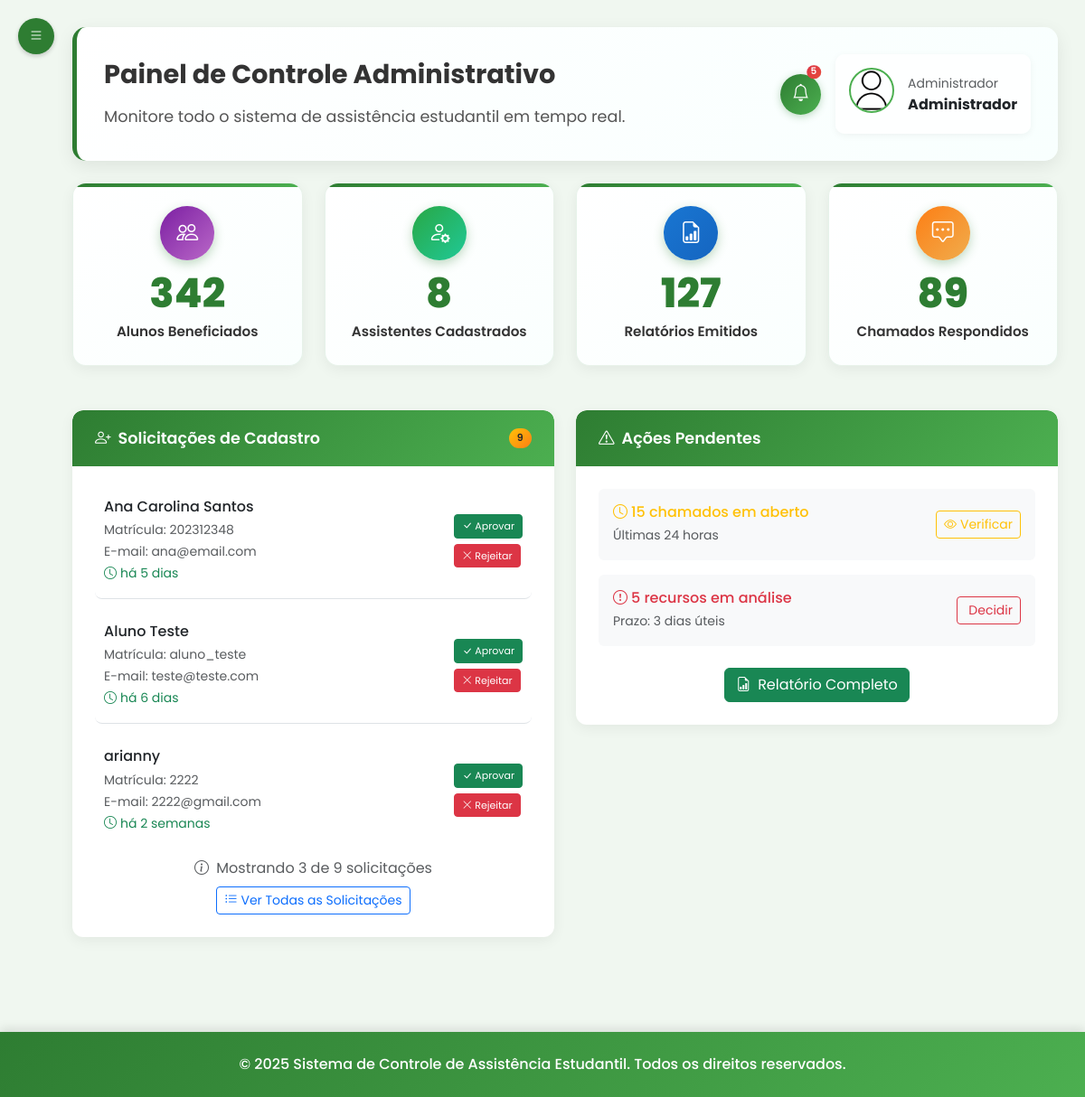
Page /admin/inicio (signed in) on the committed database.
### tables this page shows
CREATE TABLE usuario (
id_usuario INTEGER PRIMARY KEY AUTOINCREMENT,
nome TEXT NOT NULL,
matricula TEXT UNIQUE NOT NULL,
email TEXT NOT NULL UNIQUE,
senha TEXT NOT NULL,
perfil TEXT NOT NULL DEFAULT 'aluno',
foto TEXT,
token_redefinicao TEXT,
data_token TIMESTAMP,
data_cadastro TIMESTAMP DEFAULT CURRENT_TIMESTAMP
);

### routes/admin/perfiladmin_routes.py (the view)
@router.get("/inicio")
@requer_autenticacao("admin")
async def get_perfil(request: Request, usuario_logado: dict = None):
    admin = usuario_repo.obter_usuario_por_matricula(usuario_logado['matricula'])
    possiveis_alunos_raw = aluno_repo.obter_possiveis_alunos()
    possiveis_alunos = []
    for usuario in possiveis_alunos_raw[:3]:  # Mostrar apenas os 3 mais recentes
        usuario_dict = {
            'id_usuario': usuario.id_usuario,
            'nome': usuario.nome,
            'matricula': usuario.matricula,
            'email': usuario.email,
            'data_cadastro': usuario.data_cadastro,
            'tempo_relativo': calcular_tempo_relativo(usuario.data_cadastro) if usuario.data_cadastro else "Data não informada",
            'data_formatada': formatar_data_brasileira(usuario.data_cadastro) if usuario.data_cadastro else "Data não informada"
        }
        possiveis_alunos.append(usuario_dict)
    context = {
        "request": request,
        "admin": admin,
        "possiveis_alunos": possiveis_alunos,
        "total_cadastros_pendentes": len(possiveis_alunos_raw)
    }
    response = templates.TemplateResponse("/admin/dashboard_admin.html", context)
    return response

### templates/admin/dashboard_admin.html (shortened to what this page needs)
<!DOCTYPE html>
<html lang="pt-br">
<head>
    <link href="https://cdn.jsdelivr.net/npm/bootstrap@5.3.0-alpha1/dist/css/bootstrap.min.css" rel="stylesheet">
    <link rel="stylesheet" href="https://cdn.jsdelivr.net/npm/bootstrap-icons@1.10.0/font/bootstrap-icons.css">
    <link rel="stylesheet" href="/static/css/dashboard_admin.css" />
</head>
<body>
    <button class="menu-toggle" id="menuToggle">
        <i class="bi bi-list"></i>
    </button>
    <div class="main-content" id="mainContent">
        <div class="welcome-banner mb-4 card-hover">
            <div class="row align-items-center">
                <div class="col-md-8">
                    <h4 class="mb-3">Painel de Controle Administrativo</h4>
                    <p>Monitore todo o sistema de assistência estudantil em tempo real.</p>
                </div>
                <div class="col-md-4 d-flex justify-content-end align-items-center gap-3">
                    <button class="btn-notification position-relative" data-bs-toggle="modal" data-bs-target="#notificacoesModal">
                        <i class="bi bi-bell"></i>
                        <span class="position-absolute top-0 start-100 translate-middle badge rounded-pill bg-danger notification-badge">
                            5
                        </span>
                    </button>
                    <div class="user-profile-card">
                        <img src="/static/img/perfil.png" alt="Perfil" class="mb-2">
                        <div>
                            <small class="text-muted">Administrador</small>
                            <div class="fw-bold">{{admin.nome}}</div>
                        </div>
                    </div>
                </div>
            </div>
        </div>
         <div class="row mb-4">
            <div class="col-md-3">
                <div class="stats-card card beneficiados">
                    <div class="icon">
                        <i class="bi bi-people"></i>
                    </div>
                    <div class="number">342</div>
                    <div class="label">Alunos Beneficiados</div>
                </div>
            </div>
            <div class="col-md-3">
                <div class="stats-card card assistentes">
                    <div class="icon">
                        <i class="bi bi-person-gear"></i>
                    </div>
                    <div class="number">8</div>
                    <div class="label">Assistentes Cadastrados</div>
                </div>
            </div>
            <div class="col-md-3">
                <div class="stats-card card relatorios">
                    <div class="icon">
                        <i class="bi bi-file-earmark-bar-graph"></i>
                    </div>
                    <div class="number">127</div>
                    <div class="label">Relatórios Emitidos</div>
                </div>
            </div>
            <div class="col-md-3">
                <div class="stats-card card chamados">
                    <div class="icon">
                        <i class="bi bi-chat-square-dots"></i>
                    </div>
                    <div class="number">89</div>
                    <div class="label">Chamados Respondidos</div>
                </div>
            </div>
        </div>
        <div class="row">
            <div class="col-md-6">
                <div class="card">
                    <div class="card-header d-flex justify-content-between align-items-center">
                        <span><i class="bi bi-person-plus me-2"></i>Solicitações de Cadastro</span>
                        {% if total_cadastros_pendentes > 0 %}
                        <span class="badge bg-warning">{{ total_cadastros_pendentes }}</span>
                        {% endif %}
                    </div>
                    <div class="card-body">
                        {% if possiveis_alunos %}
                            {% for usuario in possiveis_alunos %}
                            <div class="solicitation-item {% if not loop.last %}border-bottom pb-3 mb-3{% endif %}">
                                <div class="d-flex justify-content-between align-items-center">
                                    <div>
                                        <h6 class="mb-1">{{ usuario.nome }}</h6>
                                        <small class="text-muted">Matrícula: {{ usuario.matricula }}</small><br>
                                        <small class="text-muted">E-mail: {{ usuario.email }}</small><br>
                                        <small class="text-success">
                                            <i class="bi bi-clock me-1"></i>{{ usuario.tempo_relativo }}
                                        </small>
                                    </div>
                                    <div>
                                        <div class="btn-group-vertical" role="group">
                                            <form method="post" action="/admin/aprovar-usuario/{{ usuario.id_usuario }}" style="display: inline;">
                                                <button type="submit" class="btn btn-sm btn-success mb-1"
                                                        onclick="return confirm('Aprovar cadastro de {{ usuario.nome }}?')"
                                                        title="Aprovar cadastro de {{ usuario.nome }}">
                                                    <i class="bi bi-check-lg"></i> Aprovar
                                                </button>
                                            </form>
                                            <form method="post" action="/admin/rejeitar-usuario/{{ usuario.id_usuario }}" style="display: inline;">
                                                <button type="submit" class="btn btn-sm btn-danger"
                                                        onclick="return confirm('Rejeitar cadastro de {{ usuario.nome }}? Esta ação não pode ser desfeita.')"
                                                        title="Rejeitar cadastro de {{ usuario.nome }}">
                                                    <i class="bi bi-x-lg"></i> Rejeitar
                                                </button>
                                            </form>
                                        </div>
                                    </div>
                                </div>
                            </div>
                            {% endfor %}
                            {% if total_cadastros_pendentes > 3 %}
                            <div class="text-center mt-3">
                                <p class="text-muted mb-2">
                                    <i class="bi bi-info-circle me-1"></i>
                                    Mostrando 3 de {{ total_cadastros_pendentes }} solicitações
                                </p>
                                <a href="/admin/analisar-cadastros" class="btn btn-outline-primary btn-sm">
                                    <i class="bi bi-list-ul me-1"></i>Ver Todas as Solicitações
                                </a>
                            </div>
                            {% else %}
                            <div class="text-center mt-3">
                                <a href="/admin/analisar-cadastros" class="btn btn-outline-primary btn-sm">
                                    <i class="bi bi-list-ul me-1"></i>Gerenciar Cadastros
                                </a>
                            </div>
                            {% endif %}
                        {% endif %}
                    </div>
                </div>
            </div>
            <div class="col-md-6">
                <div class="card">
                    <div class="card-header">
                        <i class="bi bi-exclamation-triangle me-2"></i>Ações Pendentes
                    </div>
                    <div class="card-body">
                        <div class="d-flex justify-content-between align-items-center mb-3 p-3 bg-light rounded">
                            <div>
                                <h6 class="mb-1 text-warning">
                                    <i class="bi bi-clock me-1"></i>15 chamados em aberto
                                </h6>
                                <small class="text-muted">Últimas 24 horas</small>
                            </div>
                            <div>
                                <a href="/admin/chamados" class="btn btn-sm btn-outline-warning">
                                    <i class="bi bi-eye me-1"></i>Verificar
                                </a>
                            </div>
                        </div>
                        <div class="d-flex justify-content-between align-items-center mb-3 p-3 bg-light rounded">
                            <div>
                                <h6 class="mb-1 text-danger">
                                    <i class="bi bi-exclamation-circle me-1"></i>5 recursos em análise
                                </h6>
                                <small class="text-muted">Prazo: 3 dias úteis</small>
                            </div>
                            <div>
                                <a href="/admin/recursos" class="btn btn-sm btn-outline-danger">
                                    Decidir
                                </a>
                            </div>
                        </div>
                        <div class="text-center mt-4">
                            <a href="/admin/relatorios" class="btn btn-success">
                                <i class="bi bi-file-earmark-bar-graph me-2"></i>Relatório Completo
                            </a>
                        </div>
                    </div>
                </div>
            </div>
        </div>
    </div>
    <footer class="footer bg-success text-white py-4">
        <div class="container">
            <div class="row">
                <div class="col-12 text-center">
                    <p class="text-white mb-0">
                        &copy; 2025 Sistema de Controle de Assistência Estudantil. Todos os direitos reservados.
                    </p>
                </div>
            </div>
        </div>
    </footer>
</body>
</html>

### templates/admin/dashboard_admin.html (style rules this page uses)
.solicitation-item { transition: all 0.3s ease; }
.btn-group-vertical .btn { border-radius: 4px !important; font-size: 11px; padding: 4px 8px; min-width: 70px; }
.solicitation-item .btn-group-vertical { gap: 2px; }
.card-header .badge { font-size: 11px; }

### rows in the picture
usuario: nome "Administrador"
usuario: nome "Ana Carolina Santos", matricula "202312348", email "ana@email.com", tempo_relativo "há 5 dias"
usuario: nome "Aluno Teste", matricula "aluno_teste", email "teste@teste.com", tempo_relativo "há 6 dias"
usuario: nome "arianny", matricula "2222", email "2222@gmail.com", tempo_relativo "há 2 semanas"

### other values in the picture
{{ total_cadastros_pendentes }} "9"
